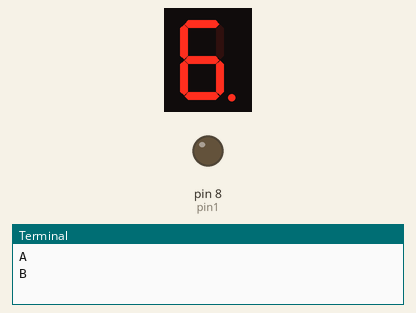
This program was run on a simulated Raspberry Pi (header pin numbers). On the bench: 1-digit seven-segment display, output pins drawn as LEDs (lit = HIGH), the last lines printed to the terminal. The segment pins are drawn as the display they are named for; pins used as bus, display or sensor lines are not drawn. At 16.0 s the program stops and its outputs stay as they are.

Above: at 2.1 s.
At 4.1 s:
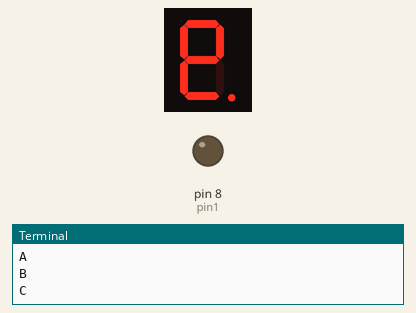
At 6.1 s:
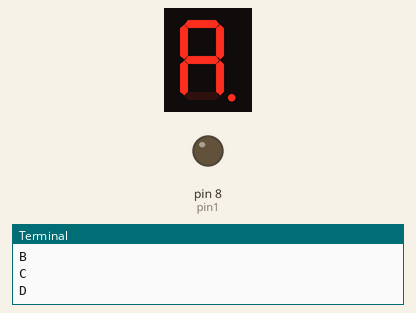
At 8.1 s:
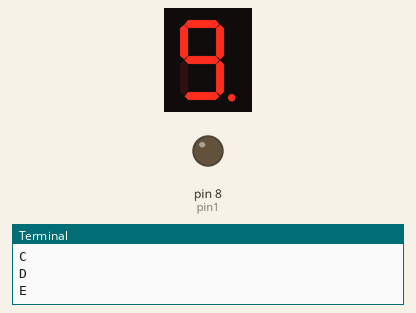
At 10.1 s:
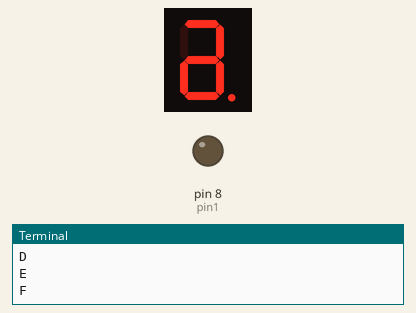
At 14.1 s:
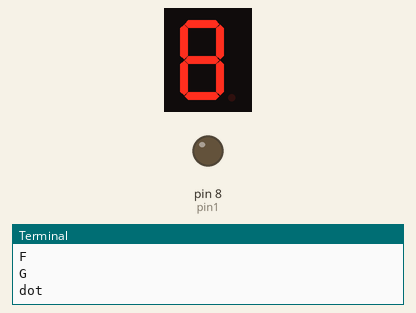

Measured:
- what the display in image 0 shows lasts 2.1 s, from 2.0 s to 4.1 s

The program:

segtest.py
```python
#!/usr/bin/env python
#import sys
import time
import RPi.GPIO as GPIO

pinA = 3
pinB = 7
pinC = 19
pinD = 13
pinE = 11
pinF = 5
pinG = 21
pindot = 15
pin1 = 8

#Main
GPIO.setmode(GPIO.BOARD)
GPIO.setup(pinA, GPIO.OUT)
GPIO.setup(pinB, GPIO.OUT)
GPIO.setup(pinC, GPIO.OUT)
GPIO.setup(pinD, GPIO.OUT)
GPIO.setup(pinE, GPIO.OUT)
GPIO.setup(pinF, GPIO.OUT)
GPIO.setup(pinG, GPIO.OUT)
GPIO.setup(pindot, GPIO.OUT)

GPIO.setup(pin1, GPIO.OUT)

sel = [('A',pinA),('B',pinB),('C',pinC),('D',pinD),('E',pinE),('F',pinF),('G',pinG),('dot',pindot)]
#GPIO.output(pin1, GPIO.LOW)
for x in sel:
    print(x[0])
    GPIO.output(x[1], GPIO.HIGH)
    time.sleep(2)
    GPIO.output(x[1], GPIO.LOW)


GPIO.cleanup()
```
